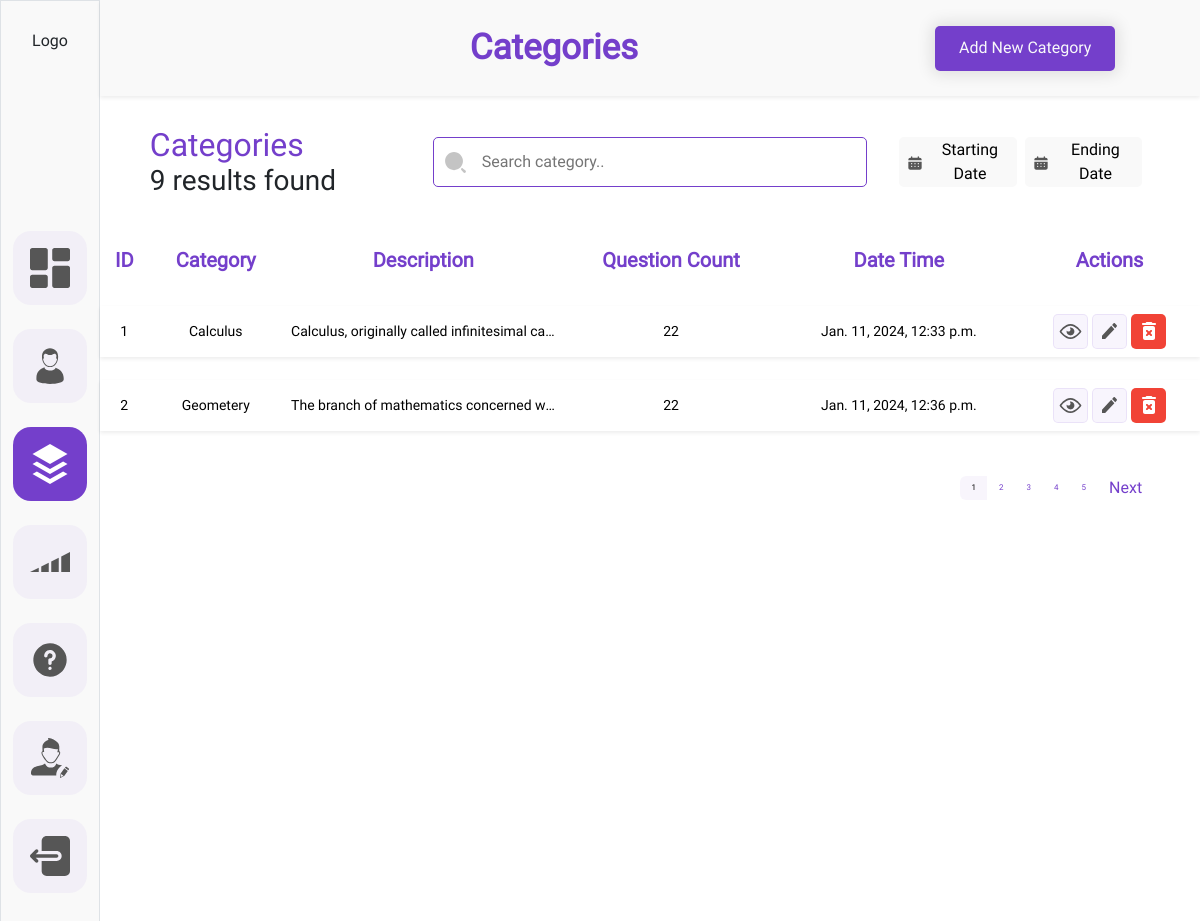
Page /myadmin/categories/ (signed in) on the earlier database version.
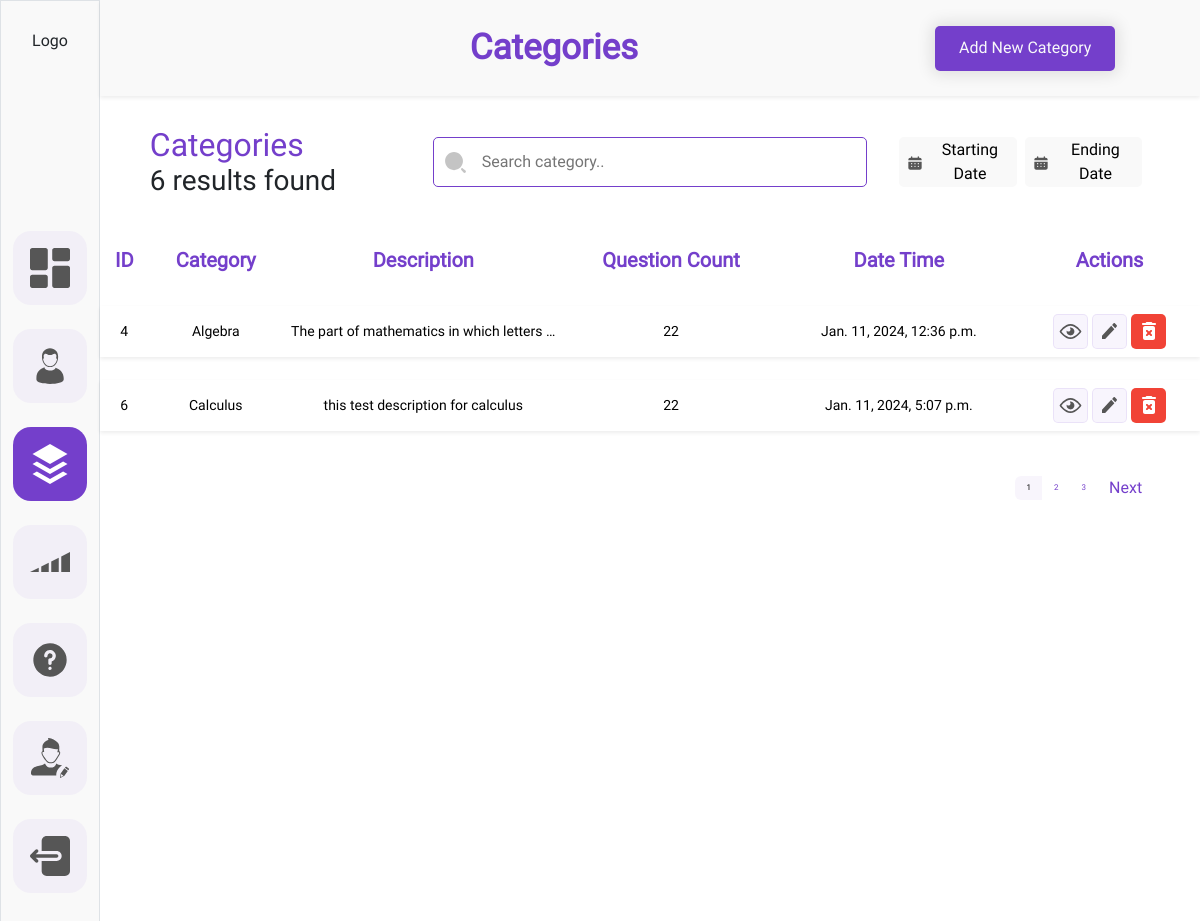
Same page on the later database version.
### adminDashboard/models.py (models this page shows, shortened)
class Category(BaseModel):
    category_title = models.CharField(max_length=CharFieldSizes.XXX_LARGE)
    category_description = models.TextField()
    category_image = models.ImageField(upload_to='category_images')

### adminDashboard/views.py (the view)
# urls.py: path('categories/', views.categories, name='categories'),
@login_required(login_url='login')
def categories(request):
    search = request.GET.get('search-bar', '')
    start_date = request.GET.get('startdate', '')
    end_date = request.GET.get('enddate', '')
    context={
        'seachbar': search,
        'startdate': start_date,
        'enddate': end_date,
        'category': request.GET.get('category',None)
    }
    records = Category.objects.all()
    if start_date and end_date:
        records = records.filter(created_at__range=(start_date, end_date))
    elif start_date:
        records = records.filter(created_at__gte=start_date)
    elif end_date:
        records = records.filter(created_at__lte=end_date)
    if search:
        records = records.filter(Q(category_title__icontains=search) | Q(category_description__icontains=search))
    paginator = Paginator(records,2)
    page = request.GET.get('page')
    try:
        records_within_range = paginator.page(page)
    except PageNotAnInteger:
        records_within_range = paginator.page(1)
    except EmptyPage:
        records_within_range = paginator.page(paginator.num_pages)
    category_count = records.count()
    context['categories']= records_within_range
    context['category_count'] = category_count
    return render(request, 'admin_dashboard/category.html', context)

### templates/admin_dashboard/category.html (shortened to what the changed rows need)
{% load static %}
<!DOCTYPE html>
<html lang="en">
<head>
    <link
    href="https://cdn.jsdelivr.net/npm/bootstrap@5.3.2/dist/css/bootstrap.min.css"
    rel="stylesheet"
  />
  <link rel="stylesheet" href="{% static 'admin_dashboard/css/common.css'%}">
  <link rel="stylesheet" href="{%static 'admin_dashboard/css/category.css'%}">
  <link rel="stylesheet" href="{% static 'admin_dashboard/css/users.css'%}">
</head>
<body>
    <div class="container-fluid">
        <div class="row ">
            <div class="col-11 h-100">
                <div class="row p-2 bg-sidebar heading-container-height shadow-sm justify-content-center align-items-center">
                    <div class="col-6 d-flex justify-content-end align-items-center">
                        <div class= "d-flex justify-content-center align-items-center">
                            <h1 class="dashboard__heading m-0">Categories</h1>
                        </div>
                    </div>
                </div>
            <form id="searchForm" action="{% url 'categories'%}" method='GET'>
                <div class="row justify-content-center margintop gap-2">
                  <div class="col-3">
                    <div class="">
                      <div class="d-flex flex-column">
                        <div class="">
                          <h2 class="user-title m-0 p-0">Categories</h2>
                        </div>
                        <div>
                          <h3 class="user-title-desc m-0 p-0">{{category_count }} results found</h3>
                        </div>
                      </div>
                    </div>
                  </div>
                </div>
            </form>
                <div class="row justify-content-center mt-3">
                    <div class="col p-0">
                        <div class="">
                            <div class="">
                                <table class="table table-hover table-borderless">
                                    <thead>
                                        <tr>
                                          <th class="table-head">ID</th>
                                          <th class="table-head">Category</th>
                                          <th class="table-head">Description</th>
                                          <th class="table-head">Question Count</th>
                                          <th class="table-head">Date Time</th>
                                          <th class="table-head">Actions</th>
                                        </tr>
                                      </thead>
                                      <tbody>
                                        {% for category in categories %}
                                        <tr class="tr shadow-sm ">
                                          <td>{{category.id}}</td>
                                          <td>{{category.category_title}}</td>
                                          <td>{{category.category_description}}</td>
                                          <td>22</td>
                                          <td>{{category.created_at}}</td>
                                          <td>
                                            <div class="d-flex justify-content-center align-items-center gap-1">
                                              <div class="">
                                                    <a class="action-btns action-btns-view"  href="{%url 'view-category' pk=category.id%}">
                                                    </a>
                                                </div>
                                                <div class="">
                                                    <a class="action-btns action-btns-view" href="{%url 'update-category' pk=category.id %}">
                                                    </a>
                                                </div>
                                                <div class="">
                                                    <a class="action-btns action-btns-remove" href="#" onclick=deleterecord({{category.id}})   data-bs-toggle="modal" data-bs-target="#user-successfully-delet-modal" >
                                                    </a>
                                                </div>
                                            </div>
                                          </td>
                                        </tr>
                                        {% endfor %}
                                      </tbody>
                                  </table>
                            </div>
                        </div>
                    </div>
                </div>
            <div class="row justify-content-center">
              <div class="col-11 d-flex justify-content-end p-0">
                <nav aria-label="Page navigation example">
                  <ul class="pagination justify-content-end">
                    {% for page_num in categories.paginator.page_range %}
                    <li class="page-item  d-flex justify-content-center align-items-center">
                      <a class="page-link border-0 {% if categories.number == page_num %} custom_active {% endif %}" href="?page={{ page_num }}">{{ page_num }}</a>
                    </li>
                    {% endfor %}
                  </ul>
                </nav>
              </div>
            </div>
            </div>
        </div>
    </div>
</body>
</html>

Differences in the rows shown:
removed Category: id "1", category_title "Calculus", category_description "Calculus, originally called infinitesimal ca…", created_at "Jan. 11, 2024, 12:33 p.m."
removed Category: id "2", category_title "Geometery", category_description "The branch of mathematics concerned w…", created_at "Jan. 11, 2024, 12:36 p.m."
now on this page (row unchanged): Category: id "4", category_title "Algebra", category_description "The part of mathematics in which letters…", created_at "Jan. 11, 2024, 12:36 p.m."
now on this page (row edited): Category: id "6", category_title "Calculus", category_description "this test description for calculus", created_at "Jan. 11, 2024, 5:07 p.m."
Other differences:
{{ category_count }}: "9" → "6"
list line gone: "4"
list line gone: "5"
